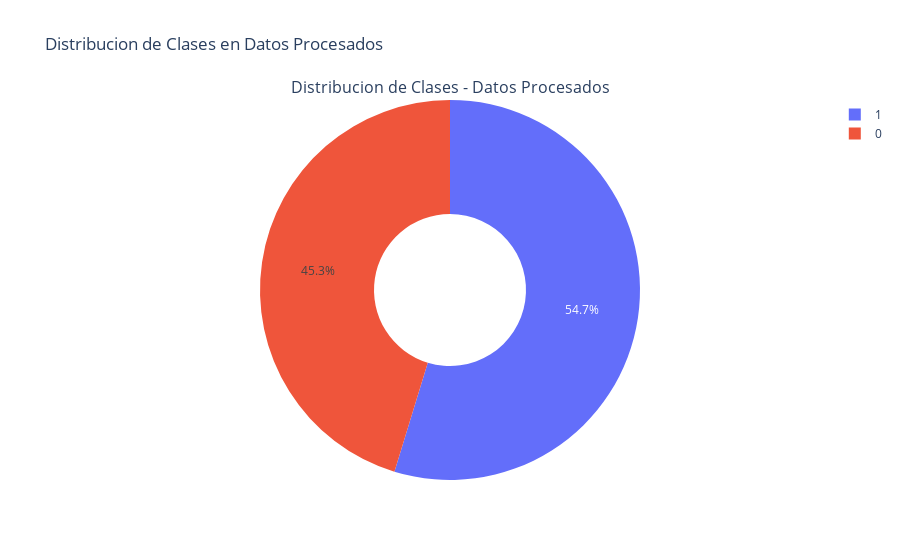

Notebook cell for this chart:
### Code cell
# Visualizar la distribucion de los datos procesados
if target_col:
    fig = make_subplots(rows=1, cols=1, specs=[[{'type':'domain'}]],
                        subplot_titles=['Distribucion de Clases - Datos Procesados'])

    # Dataset procesado
    fig.add_trace(go.Pie(labels=df_clean[target_col].value_counts().index,
                         values=df_clean[target_col].value_counts().values,
                         name="Procesado"))

    fig.update_traces(hole=.4, hoverinfo="label+percent+name")
    fig.update_layout(title="Distribucion de Clases en Datos Procesados")
    fig.show()

    print("Los datos procesados mantienen una distribucion balanceada para el ensemble.")

### Figure 1 — Plotly figure (JSON) as saved in the notebook; plotly's stock layout.template omitted (floating-point values rounded to 4 significant figures)
{"data": [{"hole": 0.4, "hoverinfo": "label+percent+name", "labels": [1.0, 0.0], "name": "Procesado", "type": "pie", "values": [579, 479]}], "layout": {"annotations": [{"font": {"size": 16}, "showarrow": false, "text": "Distribucion de Clases - Datos Procesados", "x": 0.5, "xanchor": "center", "xref": "paper", "y": 1, "yanchor": "bottom", "yref": "paper"}], "title": {"text": "Distribucion de Clases en Datos Procesados"}}}
